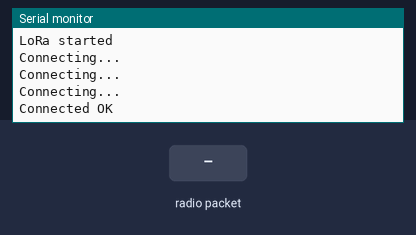
This sketch was run on a simulated ESP32. On the bench: the last lines printed to the serial monitor. The test bench sets the inputs (shaded band). WiFi joins after 1.5 s; servers stay silent unless stated; uploads are accepted with an empty reply.

Above: at 2.9 s.
3.0 s: radio packet "1" arrives
At 3.6 s:
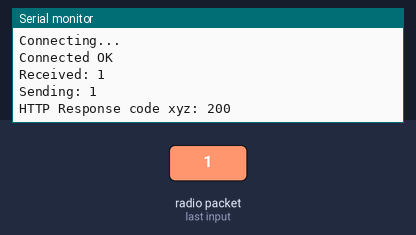
4.5 s: radio packet "0" arrives
At 4.66 s:
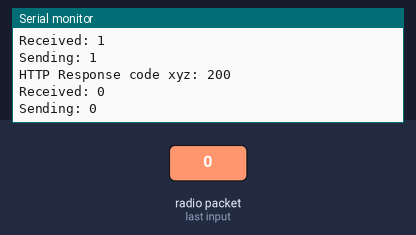
6.0 s: radio packet "2" arrives
At 7.0 s:
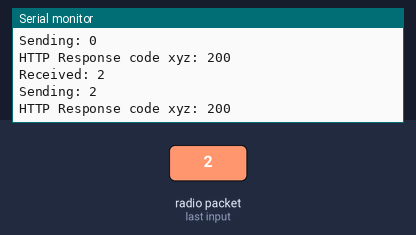

The sketch:

LoRaReceive.ino
```cpp
#include "heltec.h"
#include "WiFi.h"
#include <HTTPClient.h>
#define BAND    915E6
#define METRICS_IP "192.168.0.241"

void setup()
{
  Heltec.begin(false, true, true, true, BAND);
  Serial.begin(9600);
  LoRa.setSyncWord(0xF3);
  Serial.println("LoRa started");
  WIFISetUp();
}

void WIFISetUp(void)
{
  WiFi.disconnect(true);
  delay(100);
  WiFi.mode(WIFI_STA);
  WiFi.setAutoConnect(true);
  WiFi.begin("NET_NAME","PASSWORD");
  delay(100);

  byte count = 0;
  while(WiFi.status() != WL_CONNECTED && count < 10)
  {
    count ++;
    delay(500);
    Serial.println("Connecting...");
  }
  if(WiFi.status() == WL_CONNECTED)
    Serial.println("Connected OK");
  else
    Serial.println("Failed");
}


void callURL(String data)
{
  String postData = data;
  Serial.println("Sending: " + postData);

  WiFiClient client;
  HTTPClient http;
  http.begin(client, "http://"+((String)METRICS_IP)+":3000/device");
  http.addHeader("Content-Type","application/json");

  int httpResponseCode = http.POST(postData);
  Serial.println("HTTP Response code xyz: "+(String)httpResponseCode);
  http.end();
}

void loop()
{
  onReceive(LoRa.parsePacket());
}

void onReceive(int packetSize)
{
  String incoming = "";
  if (packetSize == 0) return;

  while (LoRa.available())
    incoming += (char)LoRa.read();

  Serial.println("Received: " + incoming);
  callURL(incoming);
}
```

Measured:
- after the input at 3.0 s, the serial monitor: prints a new line at once (image 1)
- after the input at 4.5 s, the serial monitor: prints a new line at once (image 2)
- after the input at 6.0 s, the serial monitor: prints a new line at once (image 3)
